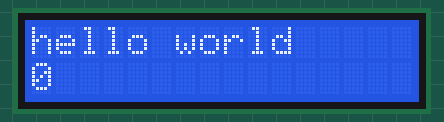
This sketch was run on a simulated Arduino Uno, built with avr-gcc and run on an emulated ATmega328P. Shown: 16×2 character LCD.

Above: at 0.1 s.
At 4.1 s:
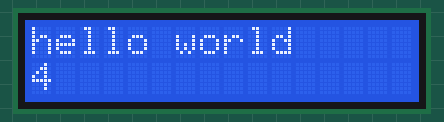
At 9.1 s:
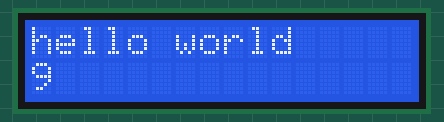
At 19.1 s:
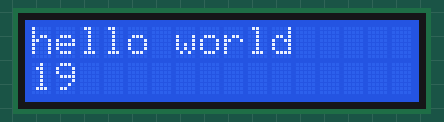
At 28.1 s:
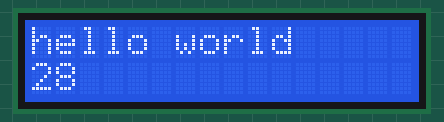
At 38.1 s:
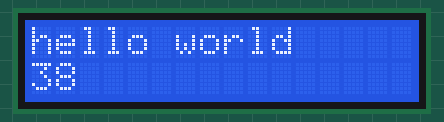

The sketch:

lcd_hello.ino
```cpp
/*
Kit Tremaglio
LCD Hello
Intermediate Arduino
Fall 2019
*/
#include "Arduino.h"
#include <LiquidCrystal.h> //implementing LiquidCrystal package
LiquidCrystal lcd(7, 8, 9, 10, 11, 12); //pins of RS, EN, DB4, DB5, DB6, DB7
int t = 0;

void setup()
{
  // setting up LCD screen
  lcd.begin(16, 2);
  lcd.setCursor(0, 0);
  lcd.print("hello world");

}

void loop()
{
  // time since start
  lcd.setCursor(0,1);
  lcd.print(t); //print time
  t++; //add on to count
  delay(1000); // wait
}
```

Measured:
- what the display in image 1 shows lasts 1.0 s, from 4.1 s to 5.1 s
